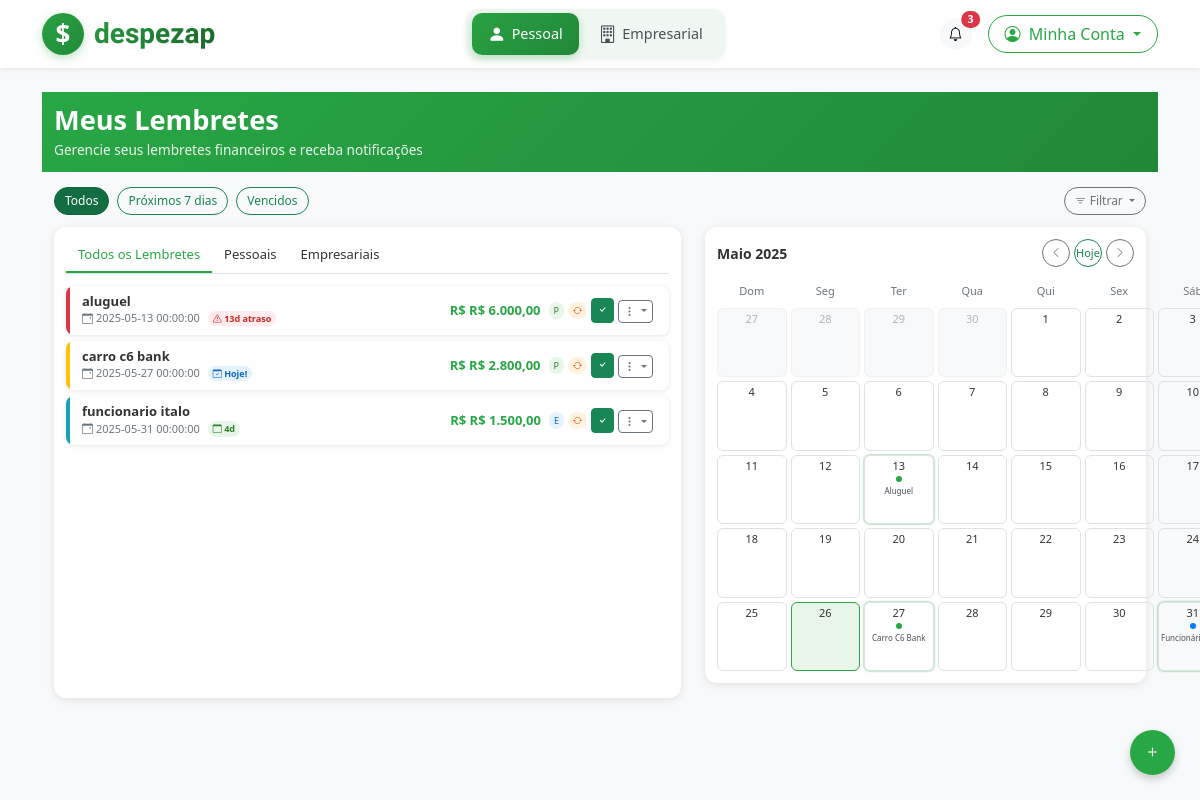
Screenshot of /lembretes (signed in) with the database file from the repository.
### tables this page shows
CREATE TABLE lembretes (
    id INTEGER PRIMARY KEY AUTOINCREMENT,
    usuario_id INTEGER NOT NULL,
    titulo TEXT NOT NULL,
    descricao TEXT,
    data TEXT NOT NULL,
    valor REAL,
    notificacao INTEGER DEFAULT 0,
    recorrente INTEGER DEFAULT 0,
    periodicidade TEXT,
    tipo_perfil TEXT DEFAULT 'pessoal',
    concluido INTEGER DEFAULT 0,
    data_criacao TEXT,
    FOREIGN KEY (usuario_id) REFERENCES usuarios (id)
);

### rotas/web_rotas.py (the view)
@web_bp.route('/lembretes')
@login_required
def lembretes():
    from config import Config
    usuario_id = session.get('usuario_id')
    usuario_model = Usuario(Config.DATABASE)
    usuario = usuario_model.buscar_por_id(usuario_id)
    lembrete_model = Lembrete(Config.DATABASE)
    lembretes_pessoais = lembrete_model.buscar(
        usuario_id=usuario_id,
        tipo_perfil='pessoal',
        concluido=0
    )
    lembretes_empresariais = lembrete_model.buscar(
        usuario_id=usuario_id,
        tipo_perfil='empresarial',
        concluido=0
    )
    return render_template(
        'lembretes.html',
        app_name=Config.APP_NAME,
        usuario=usuario,
        lembretes_pessoais=lembretes_pessoais,
        lembretes_empresariais=lembretes_empresariais
    )

### app.py (called while the page is built)
@app.template_filter('format_date')
def format_date(date_str):
    if not date_str:
        return ''
    try:
        date_obj = datetime.strptime(date_str, '%Y-%m-%d')
        return date_obj.strftime('%d/%m/%Y')
    except:
        return date_str

@app.template_filter('to_date')
def to_date(date_str):
    if not date_str:
        return datetime.now()
    try:
        return datetime.strptime(date_str, '%Y-%m-%d')
    except:
        return datetime.now()

@app.template_filter('format_currency')
def format_currency(value):
    if value is None:
        return 'R$ 0,00'
    return f"R$ {float(value):,.2f}".replace('.', 'X').replace(',', '.').replace('X', ',')

@app.context_processor
def inject_today():
    return {'today': datetime.now()}

### database/models.py (called while the page is built)
    def buscar_por_id(self, usuario_id):
        self.criar_tabela()
        conn = sqlite3.connect(self.db_path)
        conn.row_factory = sqlite3.Row
        cursor = conn.cursor()
        cursor.execute("SELECT * FROM usuarios WHERE id = ?", (usuario_id,))
        usuario = cursor.fetchone()
        conn.close()
        return dict(usuario) if usuario else None

### rotas/web_rotas.py (called while the page is built)
def login_required(f):
    @wraps(f)
    def decorated_function(*args, **kwargs):
        if 'usuario_id' not in session:
            return redirect(url_for('web.login', next=request.url))
        return f(*args, **kwargs)
    return decorated_function

### templates/lembretes.html (shortened to what this page needs)
{% extends 'base.html' %}
{% block content %}
<div class="lembretes-header">
    <div class="container">
        <h1>Meus Lembretes</h1>
        <p>Gerencie seus lembretes financeiros e receba notificações</p>
    </div>
</div>
<div class="container">
    <div class="filter-bar">
        <button class="btn btn-success active" id="btn-todos-lembretes">Todos</button>
        <button class="btn btn-outline-success" id="btn-proximos-lembretes">Próximos 7 dias</button>
        <button class="btn btn-outline-success" id="btn-lembretes-vencidos">Vencidos</button>
        <div class="filter-dropdown ms-auto">
            <button class="btn btn-outline-secondary dropdown-toggle" type="button" data-bs-toggle="dropdown">
                <i class="bi bi-filter"></i> Filtrar
            </button>
        </div>
    </div>
    <div class="row row-reverse-on-mobile">
        <div class="col-lg-7 order-1">
            <div class="lembretes-section">
                <div class="section-tabs">
                    <div class="section-tab active" id="tab-todos">Todos os Lembretes</div>
                    <div class="section-tab" id="tab-pessoais">Pessoais</div>
                    <div class="section-tab" id="tab-empresariais">Empresariais</div>
                </div>
                <div id="todos-lembretes">
                    {% if lembretes_pessoais or lembretes_empresariais %}
                        {% for lembrete in lembretes_pessoais %}
                            <div class="lembrete-compact">
                                <div class="lembrete-status-bar
                                    {% if (lembrete.data|to_date - today).days < 0 %}
                                        lembrete-status-danger
                                    {% elif (lembrete.data|to_date - today).days <= 3 %}
                                        lembrete-status-warning
                                    {% elif (lembrete.data|to_date - today).days <= 7 %}
                                        lembrete-status-info
                                    {% else %}
                                        lembrete-status-normal
                                    {% endif %}
                                "></div>
                                <div class="lembrete-compact-body">
                                    <div class="lembrete-compact-info">
                                        <h4 class="lembrete-title">{{ lembrete.titulo }}</h4>
                                        <div class="d-flex align-items-center">
                                            <div class="lembrete-date me-2">
                                                <i class="bi bi-calendar-event"></i>
                                                {{ lembrete.data|to_date|format_date }}
                                            </div>
                                            <div class="lembrete-countdown
                                                {% if (lembrete.data|to_date - today).days < 0 %}
                                                    lembrete-countdown-danger
                                                {% elif (lembrete.data|to_date - today).days == 0 %}
                                                    lembrete-countdown-today
                                                {% elif (lembrete.data|to_date - today).days <= 3 %}
                                                    lembrete-countdown-warning
                                                {% else %}
                                                    lembrete-countdown-normal
                                                {% endif %}
                                            ">
                                                {% if (lembrete.data|to_date - today).days < 0 %}
                                                    <i class="bi bi-exclamation-triangle"></i> {{ (today - lembrete.data|to_date).days }}d atraso
                                                {% elif (lembrete.data|to_date - today).days == 0 %}
                                                    <i class="bi bi-calendar-check"></i> Hoje!
                                                {% elif (lembrete.data|to_date - today).days == 1 %}
                                                    <i class="bi bi-calendar-date"></i> Amanhã
                                                {% else %}
                                                    <i class="bi bi-calendar"></i> {{ (lembrete.data|to_date - today).days }}d
                                                {% endif %}
                                            </div>
                                        </div>
                                    </div>
                                    {% if lembrete.valor %}
                                    <div class="lembrete-value me-2">R$ {{ lembrete.valor|format_currency }}</div>
                                    {% endif %}
                                    <div class="lembrete-compact-tags">
                                        <span class="lembrete-tag lembrete-tag-personal">P</span>
                                        {% if lembrete.recorrente %}
                                        <span class="lembrete-tag lembrete-tag-recurrent">
                                            <i class="bi bi-arrow-repeat"></i>
                                        </span>
                                        {% endif %}
                                    </div>
                                    <div class="lembrete-compact-actions">
                                        <button class="btn btn-sm btn-success btn-concluir-lembrete" data-id="{{ lembrete.id }}" title="Concluir">
                                            <i class="bi bi-check"></i>
                                        </button>
                                        <div class="dropdown">
                                            <button class="btn btn-sm btn-outline-secondary dropdown-toggle" type="button" data-bs-toggle="dropdown" aria-expanded="false">
                                                <i class="bi bi-three-dots-vertical"></i>
                                            </button>
                                        </div>
                                    </div>
                                </div>
                            </div>
                        {% endfor %}
                        {% for lembrete in lembretes_empresariais %}
                            <div class="lembrete-compact">
                                <div class="lembrete-status-bar
                                    {% if (lembrete.data|to_date - today).days < 0 %}
                                        lembrete-status-danger
                                    {% elif (lembrete.data|to_date - today).days <= 3 %}
                                        lembrete-status-warning
                                    {% elif (lembrete.data|to_date - today).days <= 7 %}
                                        lembrete-status-info
                                    {% else %}
                                        lembrete-status-normal
                                    {% endif %}
                                "></div>
                                <div class="lembrete-compact-body">
                                    <div class="lembrete-compact-info">
                                        <h4 class="lembrete-title">{{ lembrete.titulo }}</h4>
                                        <div class="d-flex align-items-center">
                                            <div class="lembrete-date me-2">
                                                <i class="bi bi-calendar-event"></i>
                                                {{ lembrete.data|to_date|format_date }}
                                            </div>
                                            <div class="lembrete-countdown
                                                {% if (lembrete.data|to_date - today).days < 0 %}
                                                    lembrete-countdown-danger
                                                {% elif (lembrete.data|to_date - today).days == 0 %}
                                                    lembrete-countdown-today
                                                {% elif (lembrete.data|to_date - today).days <= 3 %}
                                                    lembrete-countdown-warning
                                                {% else %}
                                                    lembrete-countdown-normal
                                                {% endif %}
                                            ">
                                                {% if (lembrete.data|to_date - today).days < 0 %}
                                                    <i class="bi bi-exclamation-triangle"></i> {{ (today - lembrete.data|to_date).days }}d atraso
                                                {% elif (lembrete.data|to_date - today).days == 0 %}
                                                    <i class="bi bi-calendar-check"></i> Hoje!
                                                {% elif (lembrete.data|to_date - today).days == 1 %}
                                                    <i class="bi bi-calendar-date"></i> Amanhã
                                                {% else %}
                                                    <i class="bi bi-calendar"></i> {{ (lembrete.data|to_date - today).days }}d
                                                {% endif %}
                                            </div>
                                        </div>
                                    </div>
                                    {% if lembrete.valor %}
                                    <div class="lembrete-value me-2">R$ {{ lembrete.valor|format_currency }}</div>
                                    {% endif %}
                                    <div class="lembrete-compact-tags">
                                        <span class="lembrete-tag lembrete-tag-business">E</span>
                                        {% if lembrete.recorrente %}
                                        <span class="lembrete-tag lembrete-tag-recurrent">
                                            <i class="bi bi-arrow-repeat"></i>
                                        </span>
                                        {% endif %}
                                    </div>
                                    <div class="lembrete-compact-actions">
                                        <button class="btn btn-sm btn-success btn-concluir-lembrete" data-id="{{ lembrete.id }}" title="Concluir">
                                            <i class="bi bi-check"></i>
                                        </button>
                                        <div class="dropdown">
                                            <button class="btn btn-sm btn-outline-secondary dropdown-toggle" type="button" data-bs-toggle="dropdown" aria-expanded="false">
                                                <i class="bi bi-three-dots-vertical"></i>
                                            </button>
                                        </div>
                                    </div>
                                </div>
                            </div>
                        {% endfor %}
                    {% endif %}
                </div>
            </div>
        </div>
        <div class="col-lg-5 order-2">
            <div class="calendar-view">
                <div class="calendar-header">
                    <div class="calendar-title" id="calendar-month-year">Maio 2025</div>
                    <div class="calendar-nav">
                        <button class="btn btn-outline-secondary" id="btn-prev-month">
                            <i class="bi bi-chevron-left"></i>
                        </button>
                        <button class="btn btn-outline-success" id="btn-today">Hoje</button>
                        <button class="btn btn-outline-secondary" id="btn-next-month">
                            <i class="bi bi-chevron-right"></i>
                        </button>
                    </div>
                </div>
                <div class="calendar-grid">
                </div>
            </div>
        </div>
    </div>
    <a href="#" class="fab-button" data-bs-toggle="modal" data-bs-target="#modalAddLembrete">
        <i class="bi bi-plus"></i>
    </a>
</div>
{% endblock %}

### rows the page displays
lembretes: titulo "aluguel", data|to_date "2025-05-13 00:00:00", (today-lembrete.data|to_date).days "13", valor "R$ 6.000,00", recorrente 1 (drawn)
lembretes: titulo "carro c6 bank", data|to_date "2025-05-27 00:00:00", shows "Hoje!", valor "R$ 2.800,00", recorrente 1 (drawn)
lembretes: titulo "funcionario italo", data|to_date "2025-05-31 00:00:00", (lembrete.data|to_date-today).days "4", valor "R$ 1.500,00", recorrente 1 (drawn)
